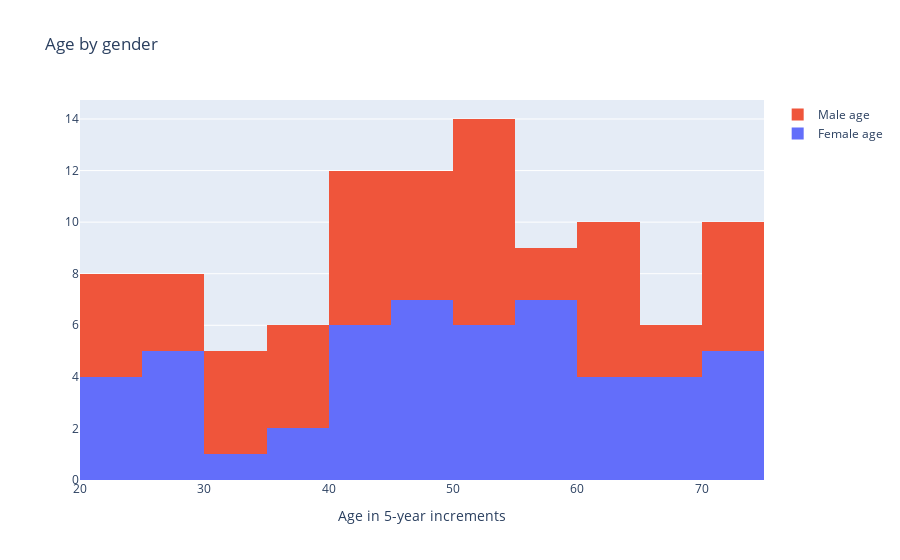

The cell this chart's notebook holds for it:
### Markdown cell above
## Bin size

### Code cell
trace0 = go.Histogram(x = female.Age,
                     name = "Female age",
                     xbins = dict(start = 20, end = 80, size = 5))

trace1 = go.Histogram(x = male.Age,
                     name = "Male age",
                     xbins = dict(start = 20, end = 80, size = 5))

data = [trace0, trace1]

layout = {"title":"Age by gender",
         "xaxis":{"title":"Age in 5-year increments"},
         "barmode":"stack"}

# iplot({"data":data}) # old way of doing things in Jupyter Notebook!
pio.show({"data": data, 'layout':layout})

### Figure 1 — Plotly figure (JSON) as saved in the notebook; plotly's stock layout.template omitted (floating-point values rounded to 4 significant figures)
{"data": [{"name": "Female age", "type": "histogram", "x": [54.59, 63.41, 35.93, 72.74, 68.3, 40.32, 48.05, 57.91, 59.49, 51.3, 48.17, 21.74, 68.66, 40.7, 54.23, 40.92, 71.39, 56.17, 51.68, 44.55, 64.32, 28.76, 59.03, 24.23, 30.95, 57.44, 38.8, 48.16, 53.79, 21.37, 70.25, 63.77, 46.82, 74.03, 27.45, 52.71, 46.47, 26.78, 43.5, 70.58, 59.12, 29.09, 61.29, 65.87, 55.22, 44.67, 29.24, 49.52, 49.99, 65.24, 24.08], "xbins": {"end": 80, "size": 5, "start": 20}}, {"name": "Male age", "type": "histogram", "x": [31.34, 44.64, 63.12, 35.72, 64.3, 40.99, 62.73, 25.07, 42.45, 63.59, 38.11, 67.93, 59.05, 32.81, 70.94, 44.88, 70.1, 23.56, 53.11, 49.8, 23.34, 51.32, 27.04, 51.56, 54.34, 63.69, 74.57, 72.78, 36.4, 54.75, 31.57, 41.65, 23.91, 45.39, 27.69, 60.88, 33.38, 69.6, 49.94, 21.34, 37.23, 44.59, 54.06, 54.79, 51.69, 72.38, 46.94, 48.14, 57.15], "xbins": {"end": 80, "size": 5, "start": 20}}], "layout": {"barmode": "stack", "title": {"text": "Age by gender"}, "xaxis": {"title": {"text": "Age in 5-year increments"}}}}
